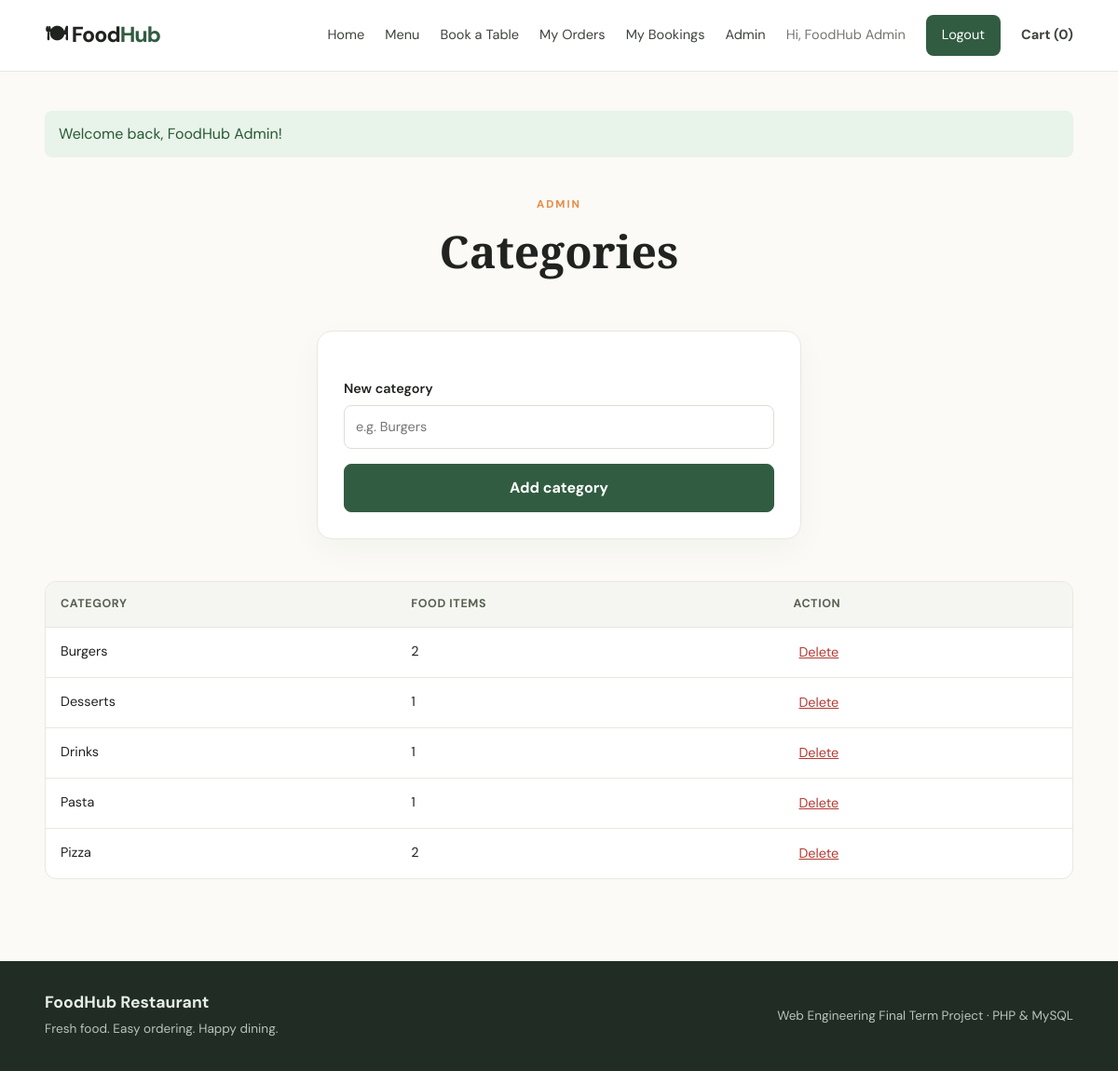
Screenshot of /admin/categories.php (signed in) with the database file from the repository.
### tables this page shows
CREATE TABLE categories (
 id INT UNSIGNED AUTO_INCREMENT PRIMARY KEY,
 name VARCHAR(80) NOT NULL UNIQUE,
 created_at TIMESTAMP DEFAULT CURRENT_TIMESTAMP
);

### includes/functions.php (called while the page is built, shortened)
<?php
function e(?string $value): string {
    return htmlspecialchars((string)$value, ENT_QUOTES, 'UTF-8');
}

### admin/categories.php (the view, shortened to what this page needs)
<?php
require '_init.php';$pageTitle='Manage Categories';$error='';
$rows=$pdo->query("SELECT c.*,COUNT(f.id) food_count FROM categories c LEFT JOIN food_items f ON f.category_id=c.id GROUP BY c.id ORDER BY c.name")->fetchAll();require '../includes/header.php';
?>
<section class="page-heading"><span class="eyebrow">ADMIN</span><h1>Categories</h1></section><div class="form-card narrow"><form method="post" class="stack-form"><input type="hidden" name="csrf_token" value="<?= e(csrf_token()) ?>"><label>New category<input name="name" required maxlength="80" placeholder="e.g. Burgers"></label><button class="btn">Add category</button><?php if($error): ?><div class="alert error"><?= e($error) ?></div><?php endif; ?></form></div><div class="table-wrap"><table><thead><tr><th>Category</th><th>Food items</th><th>Action</th></tr></thead><tbody><?php foreach($rows as $r): ?><tr><td><?= e($r['name']) ?></td><td><?= (int)$r['food_count'] ?></td><td><form method="post" onsubmit="return confirm('Delete this category? Food items will become uncategorized.')"><input type="hidden" name="csrf_token" value="<?= e(csrf_token()) ?>"><input type="hidden" name="id" value="<?= (int)$r['id'] ?>"><button class="link-danger" name="delete">Delete</button></form></td></tr><?php endforeach; ?></tbody></table></div>
<?php require '../includes/footer.php'; ?>

### assets/css/style.css (style rules this page uses)
:root { --ink:#20231f;--muted:#73776f;--green:#315c42;--green2:#e9f0e8;--orange:#e98a43;--cream:#fbfaf6;--line:#e9e7df }
* { box-sizing:border-box }
body { margin:0;background:var(--cream);color:var(--ink);font-family:'DM Sans',Arial,sans-serif;line-height:1.6 }
.eyebrow { color:var(--orange);font-size:.72rem;font-weight:700;letter-spacing:2px }
.hero h1,.page-heading h1,.form-card h1 { font-family:'Playfair Display',Georgia,serif;font-size:clamp(2.5rem,5vw,4.1rem);line-height:1.08;margin:14px 0 }
.btn { display:inline-flex;justify-content:center;align-items:center;background:var(--green);color:white;border:1px solid var(--green);padding:12px 21px;border-radius:8px;font-weight:700;cursor:pointer;font:inherit;font-weight:700 }
.page-heading { text-align:center;padding:24px 0 30px }
.page-heading h1 { font-size:3rem }
.filter-bar input,.filter-bar select,input,textarea,select { font:inherit;border:1px solid #dcded6;border-radius:8px;padding:11px 12px;background:#fff;color:var(--ink);width:100% }
label { display:block;font-weight:600;font-size:.9rem }
label input,label textarea,label select { display:block;margin-top:6px;font-weight:400 }
.form-card { background:#fff;border:1px solid var(--line);border-radius:16px;padding:28px;box-shadow:0 12px 35px #253d1709 }
.narrow { max-width:520px;margin:15px auto 45px }
.stack-form { display:grid;gap:16px;margin-top:22px }
.table-wrap { overflow-x:auto;background:#fff;border:1px solid var(--line);border-radius:12px;margin:18px 0 }
table { width:100%;border-collapse:collapse;min-width:650px }
th,td { text-align:left;padding:14px 16px;border-bottom:1px solid var(--line);vertical-align:top;font-size:.9rem }
th { background:#f5f6f1;color:#596052;font-size:.78rem;text-transform:uppercase;letter-spacing:.6px }
tr:last-child td { border-bottom:0 }
.link-danger { border:0;background:none;color:#b23a32;cursor:pointer;font:inherit;text-decoration:underline }

### rows the page displays
categories: name "Burgers", food_count "2"
categories: name "Desserts", food_count "1"
categories: name "Drinks", food_count "1"
categories: name "Pasta", food_count "1"
categories: name "Pizza", food_count "2"

### other values shown
$_SESSION['user']['name'] "FoodHub Admin"
array_sum($_SESSION['cart'] ?? []) "0"
$flash['message'] "Welcome back, FoodHub Admin!"
